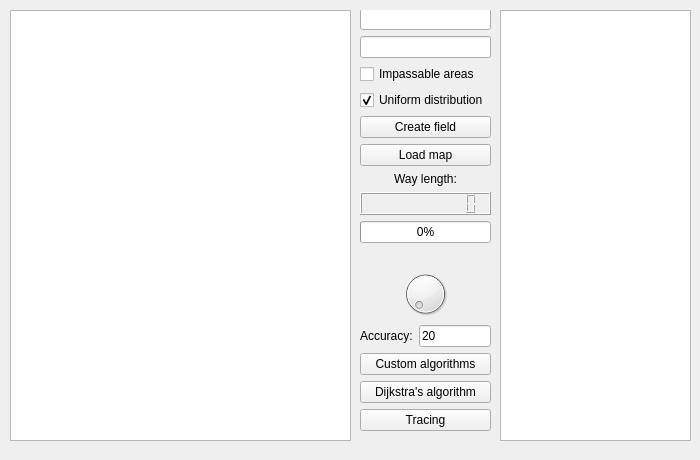
<?xml version="1.0" encoding="UTF-8"?>
<ui version="4.0">
 <class>Navogator</class>
 <widget class="QWidget" name="Navogator">
  <property name="geometry">
   <rect>
    <x>0</x>
    <y>0</y>
    <width>700</width>
    <height>460</height>
   </rect>
  </property>
  <property name="sizePolicy">
   <sizepolicy hsizetype="Expanding" vsizetype="Expanding">
    <horstretch>0</horstretch>
    <verstretch>0</verstretch>
   </sizepolicy>
  </property>
  <property name="minimumSize">
   <size>
    <width>700</width>
    <height>460</height>
   </size>
  </property>
  <property name="windowTitle">
   <string>Navigator</string>
  </property>
  <property name="windowIcon">
   <iconset resource="MyImages.qrc">
    <normaloff>:/Icons/nav_ico.ico</normaloff>:/Icons/nav_ico.ico</iconset>
  </property>
  <widget class="mytableview" name="tableView">
   <property name="geometry">
    <rect>
     <x>500</x>
     <y>10</y>
     <width>191</width>
     <height>431</height>
    </rect>
   </property>
   <property name="sizePolicy">
    <sizepolicy hsizetype="Preferred" vsizetype="Preferred">
     <horstretch>0</horstretch>
     <verstretch>0</verstretch>
    </sizepolicy>
   </property>
   <property name="minimumSize">
    <size>
     <width>190</width>
     <height>410</height>
    </size>
   </property>
   <attribute name="horizontalHeaderMinimumSectionSize">
    <number>20</number>
   </attribute>
   <attribute name="horizontalHeaderDefaultSectionSize">
    <number>30</number>
   </attribute>
   <attribute name="verticalHeaderMinimumSectionSize">
    <number>10</number>
   </attribute>
   <attribute name="verticalHeaderDefaultSectionSize">
    <number>30</number>
   </attribute>
  </widget>
  <widget class="My_Size" name="widget" native="true">
   <property name="geometry">
    <rect>
     <x>360</x>
     <y>10</y>
     <width>131</width>
     <height>450</height>
    </rect>
   </property>
   <property name="sizePolicy">
    <sizepolicy hsizetype="Fixed" vsizetype="Preferred">
     <horstretch>0</horstretch>
     <verstretch>0</verstretch>
    </sizepolicy>
   </property>
   <property name="minimumSize">
    <size>
     <width>130</width>
     <height>425</height>
    </size>
   </property>
   <widget class="QWidget" name="verticalLayoutWidget_2">
    <property name="geometry">
     <rect>
      <x>0</x>
      <y>-2</y>
      <width>131</width>
      <height>461</height>
     </rect>
    </property>
    <layout class="QVBoxLayout" name="verticalLayout_3">
     <property name="sizeConstraint">
      <enum>QLayout::SetDefaultConstraint</enum>
     </property>
     <item>
      <widget class="QLineEdit" name="X_size"/>
     </item>
     <item>
      <widget class="QLineEdit" name="Y_size"/>
     </item>
     <item>
      <widget class="QCheckBox" name="Impass_Box">
       <property name="text">
        <string>Impassable areas</string>
       </property>
      </widget>
     </item>
     <item>
      <widget class="QCheckBox" name="UniformBox">
       <property name="text">
        <string>Uniform distribution</string>
       </property>
       <property name="checked">
        <bool>true</bool>
       </property>
      </widget>
     </item>
     <item>
      <widget class="QPushButton" name="Dimension_but">
       <property name="enabled">
        <bool>true</bool>
       </property>
       <property name="text">
        <string>Create field</string>
       </property>
       <property name="autoDefault">
        <bool>false</bool>
       </property>
       <property name="default">
        <bool>false</bool>
       </property>
      </widget>
     </item>
     <item>
      <widget class="QPushButton" name="mapButton">
       <property name="text">
        <string>Load map</string>
       </property>
       <property name="default">
        <bool>false</bool>
       </property>
       <property name="flat">
        <bool>false</bool>
       </property>
      </widget>
     </item>
     <item>
      <widget class="QLabel" name="label">
       <property name="text">
        <string>Way length:</string>
       </property>
       <property name="textFormat">
        <enum>Qt::AutoText</enum>
       </property>
       <property name="alignment">
        <set>Qt::AlignCenter</set>
       </property>
      </widget>
     </item>
     <item>
      <widget class="QLCDNumber" name="lcdNumber">
       <property name="palette">
        <palette>
         <active>
          <colorrole role="WindowText">
           <brush brushstyle="SolidPattern">
            <color alpha="255">
             <red>0</red>
             <green>0</green>
             <blue>0</blue>
            </color>
           </brush>
          </colorrole>
          <colorrole role="Text">
           <brush brushstyle="SolidPattern">
            <color alpha="255">
             <red>0</red>
             <green>0</green>
             <blue>0</blue>
            </color>
           </brush>
          </colorrole>
          <colorrole role="ButtonText">
           <brush brushstyle="SolidPattern">
            <color alpha="255">
             <red>0</red>
             <green>0</green>
             <blue>0</blue>
            </color>
           </brush>
          </colorrole>
          <colorrole role="PlaceholderText">
           <brush brushstyle="SolidPattern">
            <color alpha="128">
             <red>241</red>
             <green>255</green>
             <blue>235</blue>
            </color>
           </brush>
          </colorrole>
         </active>
         <inactive>
          <colorrole role="WindowText">
           <brush brushstyle="SolidPattern">
            <color alpha="255">
             <red>0</red>
             <green>0</green>
             <blue>0</blue>
            </color>
           </brush>
          </colorrole>
          <colorrole role="Text">
           <brush brushstyle="SolidPattern">
            <color alpha="255">
             <red>0</red>
             <green>0</green>
             <blue>0</blue>
            </color>
           </brush>
          </colorrole>
          <colorrole role="ButtonText">
           <brush brushstyle="SolidPattern">
            <color alpha="255">
             <red>0</red>
             <green>0</green>
             <blue>0</blue>
            </color>
           </brush>
          </colorrole>
          <colorrole role="PlaceholderText">
           <brush brushstyle="SolidPattern">
            <color alpha="128">
             <red>241</red>
             <green>255</green>
             <blue>235</blue>
            </color>
           </brush>
          </colorrole>
         </inactive>
         <disabled>
          <colorrole role="WindowText">
           <brush brushstyle="SolidPattern">
            <color alpha="127">
             <red>0</red>
             <green>0</green>
             <blue>0</blue>
            </color>
           </brush>
          </colorrole>
          <colorrole role="Text">
           <brush brushstyle="SolidPattern">
            <color alpha="127">
             <red>255</red>
             <green>255</green>
             <blue>255</blue>
            </color>
           </brush>
          </colorrole>
          <colorrole role="ButtonText">
           <brush brushstyle="SolidPattern">
            <color alpha="127">
             <red>0</red>
             <green>0</green>
             <blue>0</blue>
            </color>
           </brush>
          </colorrole>
          <colorrole role="PlaceholderText">
           <brush brushstyle="SolidPattern">
            <color alpha="128">
             <red>231</red>
             <green>231</green>
             <blue>231</blue>
            </color>
           </brush>
          </colorrole>
         </disabled>
        </palette>
       </property>
       <property name="font">
        <font>
         <weight>75</weight>
         <bold>true</bold>
        </font>
       </property>
       <property name="autoFillBackground">
        <bool>false</bool>
       </property>
       <property name="smallDecimalPoint">
        <bool>false</bool>
       </property>
       <property name="digitCount">
        <number>10</number>
       </property>
      </widget>
     </item>
     <item>
      <widget class="QProgressBar" name="progressBar">
       <property name="value">
        <number>0</number>
       </property>
       <property name="textDirection">
        <enum>QProgressBar::TopToBottom</enum>
       </property>
      </widget>
     </item>
     <item>
      <widget class="QLabel" name="label_Alg">
       <property name="layoutDirection">
        <enum>Qt::LeftToRight</enum>
       </property>
       <property name="text">
        <string/>
       </property>
       <property name="alignment">
        <set>Qt::AlignCenter</set>
       </property>
      </widget>
     </item>
     <item>
      <widget class="QDial" name="dial">
       <property name="minimum">
        <number>1</number>
       </property>
       <property name="maximum">
        <number>5</number>
       </property>
       <property name="pageStep">
        <number>1</number>
       </property>
       <property name="invertedControls">
        <bool>true</bool>
       </property>
      </widget>
     </item>
     <item>
      <layout class="QHBoxLayout" name="horizontalLayout_2">
       <item>
        <widget class="QLabel" name="label_accur">
         <property name="text">
          <string>Accuracy:</string>
         </property>
        </widget>
       </item>
       <item>
        <widget class="QLineEdit" name="accurEdit">
         <property name="text">
          <string>20</string>
         </property>
        </widget>
       </item>
      </layout>
     </item>
     <item>
      <widget class="QPushButton" name="GoButton">
       <property name="text">
        <string>Custom algorithms</string>
       </property>
      </widget>
     </item>
     <item>
      <widget class="QPushButton" name="DijButton">
       <property name="text">
        <string>Dijkstra's algorithm</string>
       </property>
      </widget>
     </item>
     <item>
      <widget class="QPushButton" name="traceButton">
       <property name="text">
        <string>Tracing</string>
       </property>
      </widget>
     </item>
     <item>
      <spacer name="verticalSpacer_2">
       <property name="orientation">
        <enum>Qt::Vertical</enum>
       </property>
       <property name="sizeType">
        <enum>QSizePolicy::Maximum</enum>
       </property>
       <property name="sizeHint" stdset="0">
        <size>
         <width>20</width>
         <height>100</height>
        </size>
       </property>
      </spacer>
     </item>
    </layout>
   </widget>
  </widget>
  <widget class="QGraphicsView" name="graphicsView">
   <property name="geometry">
    <rect>
     <x>10</x>
     <y>10</y>
     <width>341</width>
     <height>431</height>
    </rect>
   </property>
   <property name="sizePolicy">
    <sizepolicy hsizetype="Preferred" vsizetype="Expanding">
     <horstretch>0</horstretch>
     <verstretch>0</verstretch>
    </sizepolicy>
   </property>
   <property name="minimumSize">
    <size>
     <width>0</width>
     <height>0</height>
    </size>
   </property>
   <property name="focusPolicy">
    <enum>Qt::StrongFocus</enum>
   </property>
   <property name="sizeAdjustPolicy">
    <enum>QAbstractScrollArea::AdjustIgnored</enum>
   </property>
  </widget>
 </widget>
 <customwidgets>
  <customwidget>
   <class>My_Size</class>
   <extends>QWidget</extends>
   <header>my_size.h</header>
   <container>1</container>
  </customwidget>
  <customwidget>
   <class>mytableview</class>
   <extends>QTableView</extends>
   <header>mytableview.h</header>
  </customwidget>
 </customwidgets>
 <resources>
  <include location="MyImages.qrc"/>
 </resources>
 <connections/>
</ui>
